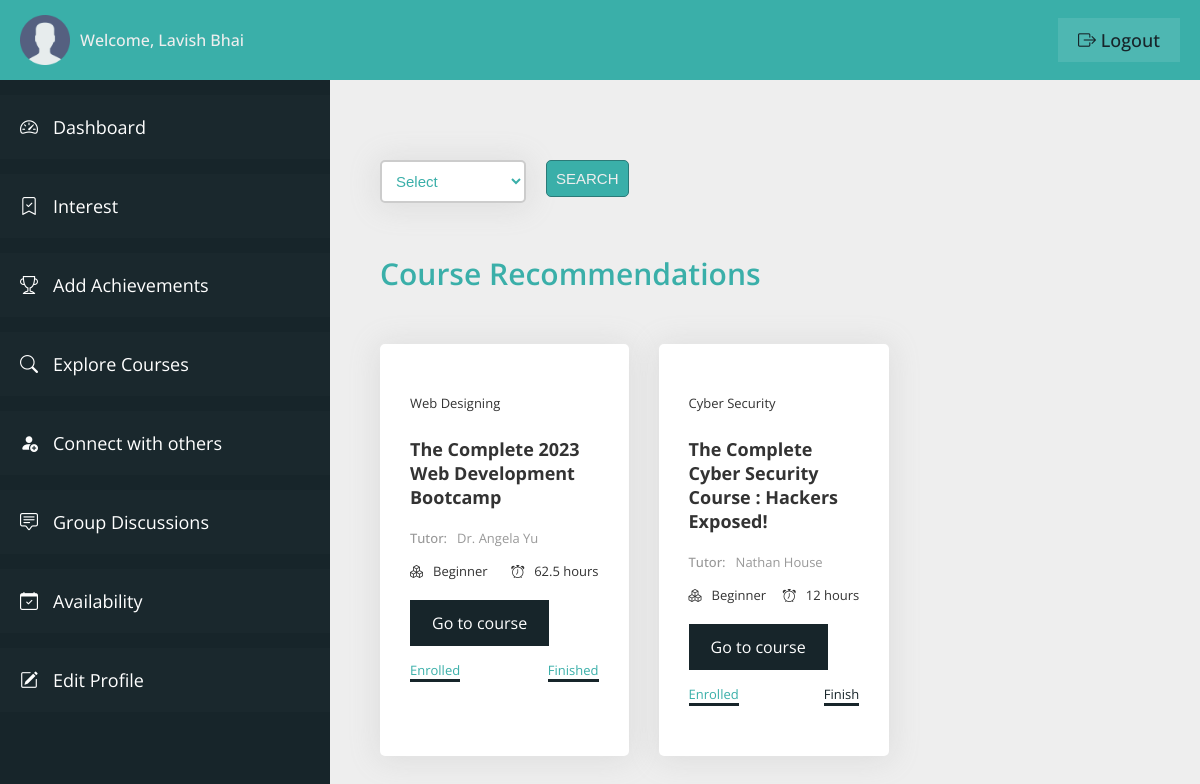
Screenshot of /student/explore-courses.php (signed in) with the database file from the repository.
### tables this page shows
CREATE TABLE `user_table` (
  `user_id` int(11) NOT NULL,
  `user_firstname` varchar(100) NOT NULL,
  `user_lastname` varchar(100) NOT NULL,
  `user_type` varchar(20) NOT NULL,
  `user_email` varchar(100) NOT NULL,
  `user_phone` varchar(10) NOT NULL,
  `user_password` varchar(100) NOT NULL,
  `user_createdon` datetime NOT NULL DEFAULT current_timestamp()
);

CREATE TABLE `course_table` (
  `course_id` int(11) NOT NULL,
  `course_field` varchar(100) NOT NULL,
  `course_domain` varchar(100) NOT NULL,
  `course_name` varchar(200) NOT NULL,
  `platform_name` varchar(100) NOT NULL,
  `tutor_name` varchar(100) NOT NULL,
  `course_level` varchar(20) NOT NULL,
  `course_link` varchar(200) NOT NULL,
  `course_duration` varchar(20) NOT NULL,
  `added_on` datetime NOT NULL DEFAULT current_timestamp()
);

### student/explore-courses.php (the view, shortened to what this page needs)
<?php
include "connection.php";
?>
<!DOCTYPE html>
<html lang="en">
<head>
    <link rel="stylesheet" href="css/style-dashboard.css">
    <link rel="stylesheet" href="https://cdn.jsdelivr.net/npm/bootstrap-icons@1.11.0/font/bootstrap-icons.css">
</head>
<body>
    <div class="container">
        <header class="header">
            <div class="header__left">
                <img src="img/user.png" class="user__header-user" alt="user">
                <span class="header__user-name">Welcome,
                    <?php
                    $q = "SELECT * FROM user_table WHERE user_id = '" . $_SESSION['userIdVce'] . "'";
                    $r = mysqli_query($con, $q);
                    if (mysqli_num_rows($r) > 0) {
                        $row = mysqli_fetch_array($r);
                        echo $row['user_firstname'] . ' ' . $row['user_lastname'];
                    }
                    ?>
                </span>
            </div>
            <div class="header__right">
                <a href="logout.php" class="header__user-logout"><i class="bi bi-box-arrow-right"></i> logout</a>
            </div>
        </header>
        <section class="sidebar">
            <ul class="sidebar__items">
                <a href="dashboard.php" class="sidebar__item-link">
                    <li class="sidebar__item">
                        <i class="bi bi-speedometer2"></i>
                        <span>Dashboard</span>
                    </li>
                </a>
                <a href="user-interest.php" class="sidebar__item-link">
                    <li class="sidebar__item">
                        <i class="bi bi-bookmark-check"></i>
                        <span>Interest</span>
                    </li>
                </a>
                <a href="user-achievements.php" class="sidebar__item-link">
                    <li class="sidebar__item">
                        <i class="bi bi-trophy"></i>
                        <span>Add Achievements</span>
                    </li>
                </a>
                <a href="explore-courses.php" class="sidebar__item-link">
                    <li class="sidebar__item">
                        <i class="bi bi-search"></i>
                        <span>Explore Courses</span>
                    </li>
                </a>
                <a href="connect.php" class="sidebar__item-link">
                    <li class="sidebar__item">
                        <i class="bi bi-person-fill-add"></i>
                        <span>Connect with others</span>
                    </li>
                </a>
                <a href="group-discussions.php" class="sidebar__item-link">
                    <li class="sidebar__item">
                        <i class="bi bi-chat-square-text"></i>
                        <span>Group Discussions</span>
                    </li>
                </a>
                <a href="user-availability.php" class="sidebar__item-link">
                    <li class="sidebar__item">
                        <i class="bi bi-calendar-check"></i>
                        <span>Availability</span>
                    </li>
                </a>
                <a href="profile.php" class="sidebar__item-link">
                    <li class="sidebar__item">
                        <i class="bi bi-pencil-square"></i>
                        <span>Edit Profile</span>
                    </li>
                </a>
            </ul>
        </section>
        <main class="main__content">
            <div class="course__card-container">
                <div class="search__section">
                    <form action="<?php echo htmlspecialchars($_SERVER['PHP_SELF']) ?>" method="post" class="login__form">
                        <div class="input">
                            <select class="input__box" name="search_course">
                                <option selected disabled>Select</option>
                            </select>
                        </div>
                        <div class="input">
                            <input type="submit" class="btn__search" value="Search" name="search_btn">
                        </div>
                    </form>
                </div>
                <h3 class="heading-3">
                    Course Recommendations
                </h3>
                <?php
                $q2 = "SELECT * FROM user_interest WHERE user_id = '" . $_SESSION['userIdVce'] . "'";
                $r2 = mysqli_query($con, $q2);
                if (mysqli_num_rows($r2) > 0) {
                    while ($row2 = mysqli_fetch_array($r2)) {
                        $query = "SELECT * FROM course_table WHERE course_domain = '" . $row2['domain_name'] . "'";
                        $runQ = mysqli_query($con, $query);
                        if (mysqli_num_rows($runQ) > 0) {
                            while ($rowQ = mysqli_fetch_array($runQ)) {
                ?>
                                <div class="course__card">
                                    <p class="course__domain">
                                        <?php echo $rowQ['course_domain']; ?>
                                    </p>
                                    <h3 class="course__name-heading">
                                        <?php echo $rowQ['course_name']; ?>
                                    </h3>
                                    <p class="course__tutor-name">
                                        <span class="course__tutor-label">Tutor:</span>
                                        <span><?php echo $rowQ['tutor_name']; ?></span>
                                    </p>
                                    <div class="course__level-duration">
                                        <p class="course__level">
                                            <span>
                                                <i class="bi bi-boxes"></i>
                                            </span>
                                            <span><?php echo $rowQ['course_level']; ?></span>
                                        </p>
                                        <p class="course__duration">
                                            <span>
                                                <i class="bi bi-alarm"></i>
                                            </span>
                                            <span>
                                                <?php echo $rowQ['course_duration']; ?>
                                            </span>
                                        </p>
                                    </div>
                                    <a class="course__link-btn" target="_blank" href="<?php echo $rowQ['course_link']; ?>">
                                        Go to course
                                    </a>
                                    <div class="enroll__finish">
                                        <?php
                                        $select1 = "SELECT * FROM `course_enrolled` WHERE `user_id` = '" . $_SESSION['userIdVce'] . "' AND `course_id` = '" . $rowQ['course_id'] . "'";
                                        $query1 = mysqli_query($con, $select1);
                                        if (mysqli_num_rows($query1) > 0) { ?>
                                            <a class="enroll__finish-after">
                                                Enrolled
                                            </a>
                                        <?php } else { ?>
                                            <a class="enroll__finish-before" href="course-enroll.php?cid=<?php echo $rowQ['course_id']; ?>">
                                                Enroll
                                            </a>
                                        <?php
                                        }
                                        ?>
                                        <?php
                                        $select1 = "SELECT * FROM `course_finished` WHERE `user_id` = '" . $_SESSION['userIdVce'] . "' AND `course_id` = '" . $rowQ['course_id'] . "'";
                                        $query1 = mysqli_query($con, $select1);
                                        if (mysqli_num_rows($query1) > 0) { ?>
                                            <a class="enroll__finish-after">
                                                Finished
                                            </a>
                                        <?php } else { ?>
                                            <a class="enroll__finish-before" href="course-finish.php?cid=<?php echo $rowQ['course_id']; ?>">
                                                Finish
                                            </a>
                                        <?php
                                        }
                                        ?>
                                    </div>
                                </div>
                        <?php
                            }
                        }
                        ?>
                <?php
                    }
                } ?>
            </div>
        </main>
    </div>
</body>
</html>

### student/css/style-dashboard.css (style rules this page uses)
:root { --color-primary: #3aafa9; --color-primary-dark: #2b7a78; --color-primary-light: #def2f1; --color-secondary: #17252a; --color-secondary-dark: #101a1d; --color-secondary-light: #377084; --color-grey-light-1: #999; --color-grey-light-2: #ccc; --color-grey-light-3: #eee; --color-grey-dark-1: #242424; --color-grey-dark-2: #333; --color-grey-dark-3: #474747; --color-white: #fff; --font-default: "Open Sans", sans-serif; }
*, *::before, *::after { margin: 0; padding: 0; box-sizing: inherit; }
html { font-size: 62.5%; box-sizing: border-box; }
body { color: var(--color-grey-dark-2); font-family: var(--font-default); }
.container { height: 100vh; display: grid; grid-template-columns: 33rem 1fr; grid-template-rows: 8rem calc(100vh - 8rem); }
.header { grid-column: 1 / -1; background-color: var(--color-primary); display: flex; align-items: center; justify-content: space-between; padding: 0 2rem; }
.header__left { display: flex; align-items: center; gap: 1rem; }
.user__header-user { width: 5rem; }
.header__user-name { font-size: 1.6rem; color: var(--color-grey-light-3); font-weight: 500; }
.header__user-logout:link, .header__user-logout:visited { font-size: 1.8rem; color: var(--color-secondary); background-color: rgba(255, 255, 255, 0.1); text-decoration: none; text-transform: capitalize; font-weight: 500; padding: 1rem 2rem; transition: all 0.2s; }
.sidebar { background-color: var(--color-secondary); overflow-y: scroll; padding-top: 1.5rem; scroll-behavior: smooth; }
.sidebar__item { padding: 2rem; background-color: rgba(255, 255, 255, 0.01); margin-bottom: 1.5rem; display: flex; gap: 1.5rem; transition: all 0.2s; }
.sidebar__item-link:link, .sidebar__item-link:visited { color: var(--color-white); text-decoration: none; font-size: 1.8rem; }
.main__content { background-color: var(--color-grey-light-3); padding: 8rem 5rem; overflow-y: scroll; scroll-behavior: smooth; }
.login__form { display: grid; grid-template-columns: repeat(2, 1fr); grid-column-gap: 2rem; }
.heading-3 { font-size: 3rem; font-weight: 600; color: var(--color-primary); margin-bottom: 2rem; grid-column: 1 / -1; }
.input { display: flex; flex-direction: column; gap: 1.5rem; }
.input__box { padding: 1rem; border: 2px solid var(--color-grey-light-2); border-radius: 5px; background-color: var(--color-white); color: var(--color-primary); box-shadow: 0px 0.2rem 3rem 0.2rem rgba(156, 156, 156, 0.2); font-size: 1.5rem; margin-bottom: 2rem; }
.course__card-container { display: grid; grid-template-columns: repeat(3, 1fr); grid-gap: 3rem; }
.course__card { background-color: var(--color-white); box-shadow: 0px 0.2rem 3rem 0.2rem rgba(156, 156, 156, 0.2); padding: 5rem 3rem; border-radius: 0.5rem; position: relative; }
.course__domain { font-size: 1.3rem; margin-bottom: 2.5rem; }
.course__name-heading { font-size: 1.8rem; margin-bottom: 2rem; }
.course__tutor-name { display: flex; gap: 1rem; font-size: 1.3rem; margin-bottom: 1.5rem; color: var(--color-grey-light-1); }
.course__tutor-label { font-weight: 500; }
.course__level-duration { display: flex; justify-content: space-between; margin-bottom: 2rem; font-size: 1.3rem; }
.course__level { display: flex; gap: 1rem; }
.course__duration { display: flex; gap: 1rem; }
.course__link-btn:link, .course__link-btn:visited { font-size: 1.6rem; text-decoration: none; background-color: var(--color-secondary); color: var(--color-white); border: 2px solid var(--color-secondary); padding: 1rem 2rem; transition: all 0.2s; display: inline-block; }
.enroll__finish { display: flex; justify-content: space-between; margin-top: 1.5rem; }
.enroll__finish-before { font-size: 1.3rem; text-decoration: none; color: var(--color-secondary); border-bottom: 3px solid var(--color-secondary); transition: all 0.2s; }
.enroll__finish-after { font-size: 1.3rem; text-decoration: none; color: var(--color-primary); border-bottom: 3px solid var(--color-secondary); }
.btn__search { padding: 0.9rem; font-size: 1.5rem; text-transform: uppercase; font-weight: 500; background-color: var(--color-primary); border: 1px solid var(--color-primary-dark); color: var(--color-grey-light-3); border-radius: 5px; cursor: pointer; }

### rows the page displays
user_table: user_firstname "Lavish", user_lastname "Bhai"
course_table: course_domain "Web Designing", course_name "The Complete 2023 Web Development Bootcamp", tutor_name "Dr. Angela Yu", course_level "Beginner", course_duration "62.5 hours", shows "Finished"
course_table: course_domain "Cyber Security", course_name "The Complete Cyber Security Course : Hackers Exposed!", tutor_name "Nathan House", course_level "Beginner", course_duration "12 hours"
